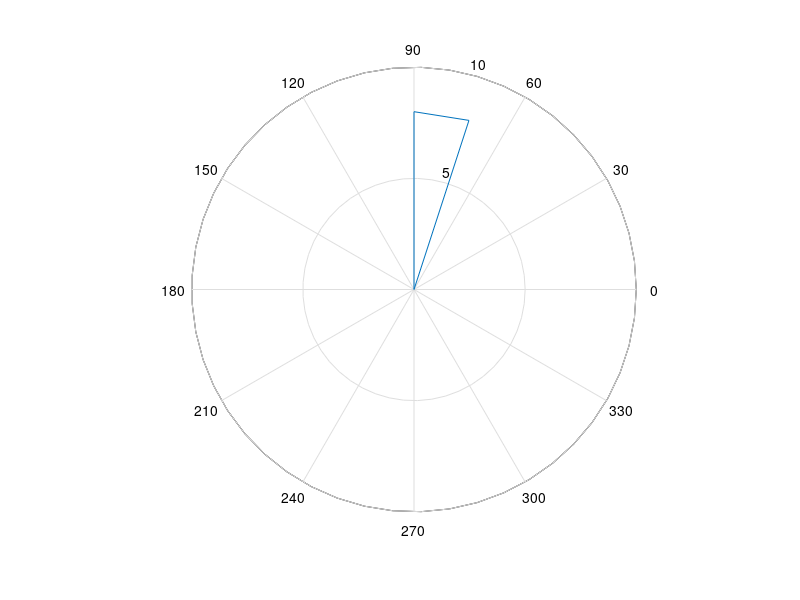

MATLAB code to generate this figure:
%Baliguat, Dennis Ivan C.
% MATLAB Exercise: Plot the real, imaginary, magnitude, and 
% phase of the DTFT of the following signal:
% 1. x(n) = {4, 3, 2, 1, 1, 2, 3, 4}. Comment on the angle plot.
%            ?

clear
clc
f = 1/10;
x2 = [4 3 2 1 1 2 3 4];
n = length(x2);
X = [];
% X = zeros(length(n));
for N = 1:n
    X(N) = (x2(N)*exp((-2i*pi*f)*n));
end
angle(X)
rose(angle(X))
% k




